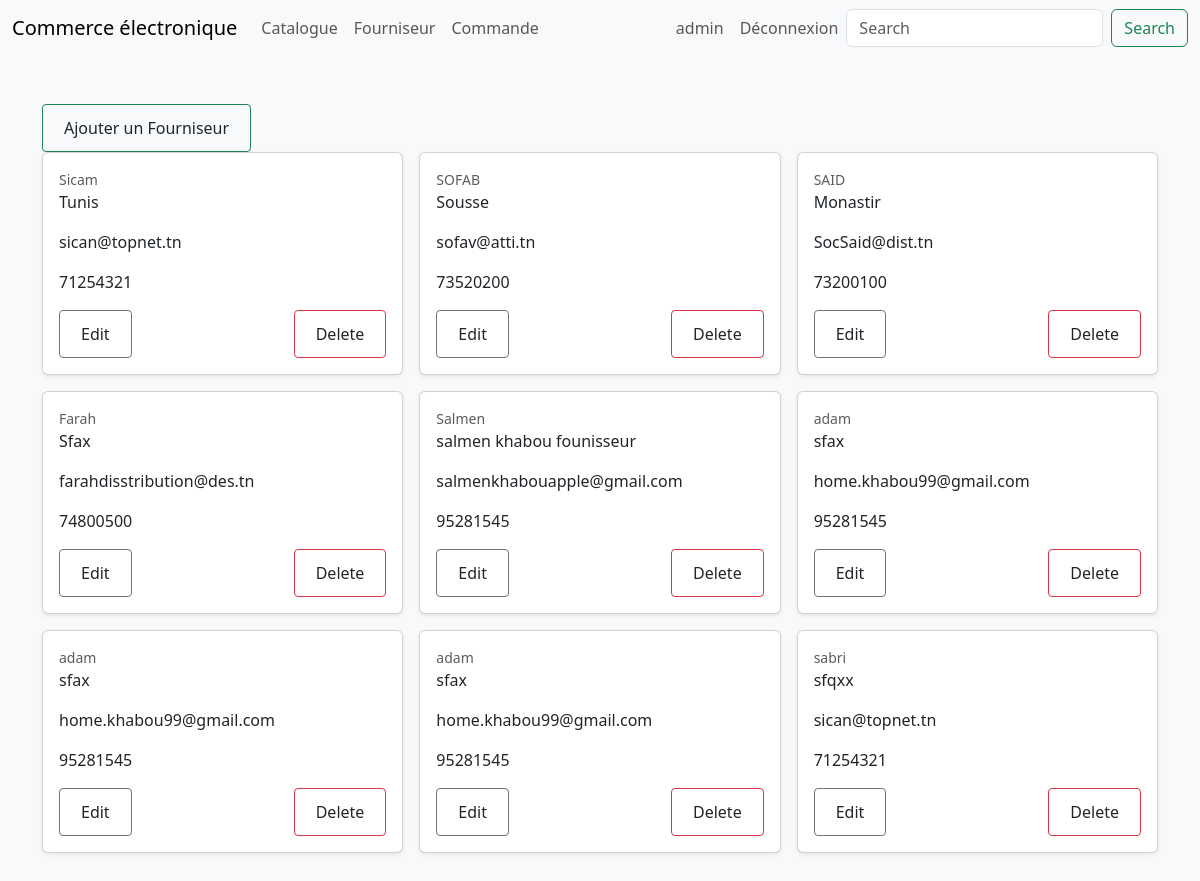
Screenshot of /magasin/listFounisseur (signed in) with the database file from the repository.
### magasin/models.py (models this page shows, shortened)
class Fournisseur(models.Model):
    nom=models.CharField(max_length=100)
    adresse=models.TextField(default= 'Non définie')
    email=models.EmailField()
    telephone=models.CharField(max_length=8)

### magasin/views.py (the view)
# urls.py: path('listFounisseur',views.listFor,name='Founisseur'),
@login_required
def listFor(request):
    list=Fournisseur.objects.all()
    return render(request,'magasin/fournisseur/mesFournisseur.html',{'list':list})

### magasin/templates/magasin/fournisseur/mesFournisseur.html (shortened to what this page needs)
{% include 'magasin/base.html' %}
{% block content %}
<form method='POST' class="post-form">
{% if user.is_superuser %}
<div class="album py-5 bg-light">
  <div class="container">
    <button type="button" class="btn btn-sm btn-outline-success" ><a href="{% url 'AddFour' %}" class="btn btn-default">Ajouter un Fourniseur</a></button>
    <div class="row row-cols-1 row-cols-sm-2 row-cols-md-3 g-3">
      {% for fornis in list %}
      <div class="col ">
        <div class="card shadow-sm">
          <div class="card-body">
            <figcaption class="figure-caption">
              {{fornis.nom}}
               </figcaption>
               <p> {{fornis.adresse}} </p>
               <p> {{fornis.email}} </p>
               <p>{{fornis.telephone}}</p>
                <div class="d-flex justify-content-between align-items-center">
                  <button type="button" class="btn btn-sm btn-outline-secondary"><a href="{% url 'EditFour' fornis.id %}" class="btn btn-default">Edit</a></button>
                  <button type="button" class="btn btn-sm btn-outline-danger"><a href="{% url 'DeleteFour' fornis.id %}" class="btn btn-default">Delete</a></button>
            </div>
          </div>
        </div>
      </div>
      {% endfor %}
    </div>
  </div>
</div>
{% endif %}
{% endblock %}

### magasin/templates/magasin/base.html (shortened to what this page needs)
{% load static %}
<!DOCTYPE html>
<html>
<head>
{% block styles %}
<link rel='stylesheet' type='text/css' media='screen'
href="https://cdn.jsdelivr.net/npm/bootstrap@5.3.0-alpha1/dist/css/bootstrap.min.css
">
<link rel='stylesheet' type='text/css' media='screen'
href="{% static 'css/base.css'%}">
 {% endblock %}
</head>
<body>
    {% block content %}
    <nav class="navbar navbar-expand-lg bg-body-tertiary">
        <div class="container-fluid">
          <a class="navbar-brand" href="#">Commerce électronique</a>
          <div class="collapse navbar-collapse" id="navbarSupportedContent">
            <ul class="navbar-nav me-auto mb-2 mb-lg-0">
              <li class="nav-item">
                <a class="nav-link" aria-current="page" href="{% url 'Produit' %}">Catalogue</a>
              </li>
              <li class="nav-item">
                <a class="nav-link"  aria-current="page" href="{% url 'Founisseur' %}">Fourniseur</a>
              </li>
              <li class="nav-item">
                <a class="nav-link"  aria-current="page" href="{% url 'Commande' %}">Commande</a>
              </li>
            </ul>
            <ul class="navbar-nav ml-auto">
              {% if user.is_authenticated %}
              <li class="nav-item active">
              <a class="nav-link" href="#">{{user}}</a>
              </li>
              <li class="nav-item active">
              <a class="nav-link" href="{% url 'logout'%}">Déconnexion</a>
              </li>
{% endif %}
</ul>
            <form class="d-flex" role="search">
              <input class="form-control me-2" type="search" placeholder="Search" aria-label="Search">
              <button class="btn btn-outline-success" type="submit">Search</button>
            </form>
          </div>
        </div>
      </nav>
      {% endblock %}
    </body>
</html>

### rows the page displays
Fournisseur: nom "Sicam", adresse "Tunis", email "sican@topnet.tn", telephone "71254321"
Fournisseur: nom "SOFAB", adresse "Sousse", email "sofav@atti.tn", telephone "73520200"
Fournisseur: nom "SAID", adresse "Monastir", email "SocSaid@dist.tn", telephone "73200100"
Fournisseur: nom "Farah", adresse "Sfax", email "farahdisstribution@des.tn", telephone "74800500"
Fournisseur: nom "Salmen", adresse "salmen khabou founisseur", email "salmenkhabouapple@gmail.com", telephone "95281545"
Fournisseur: nom "adam", adresse "sfax", email "home.khabou99@gmail.com", telephone "95281545"
Fournisseur: nom "adam", adresse "sfax", email "home.khabou99@gmail.com", telephone "95281545"
Fournisseur: nom "adam", adresse "sfax", email "home.khabou99@gmail.com", telephone "95281545"
Fournisseur: nom "sabri", adresse "sfqxx", email "sican@topnet.tn", telephone "71254321"

### other values shown
{{ user }} "admin"
